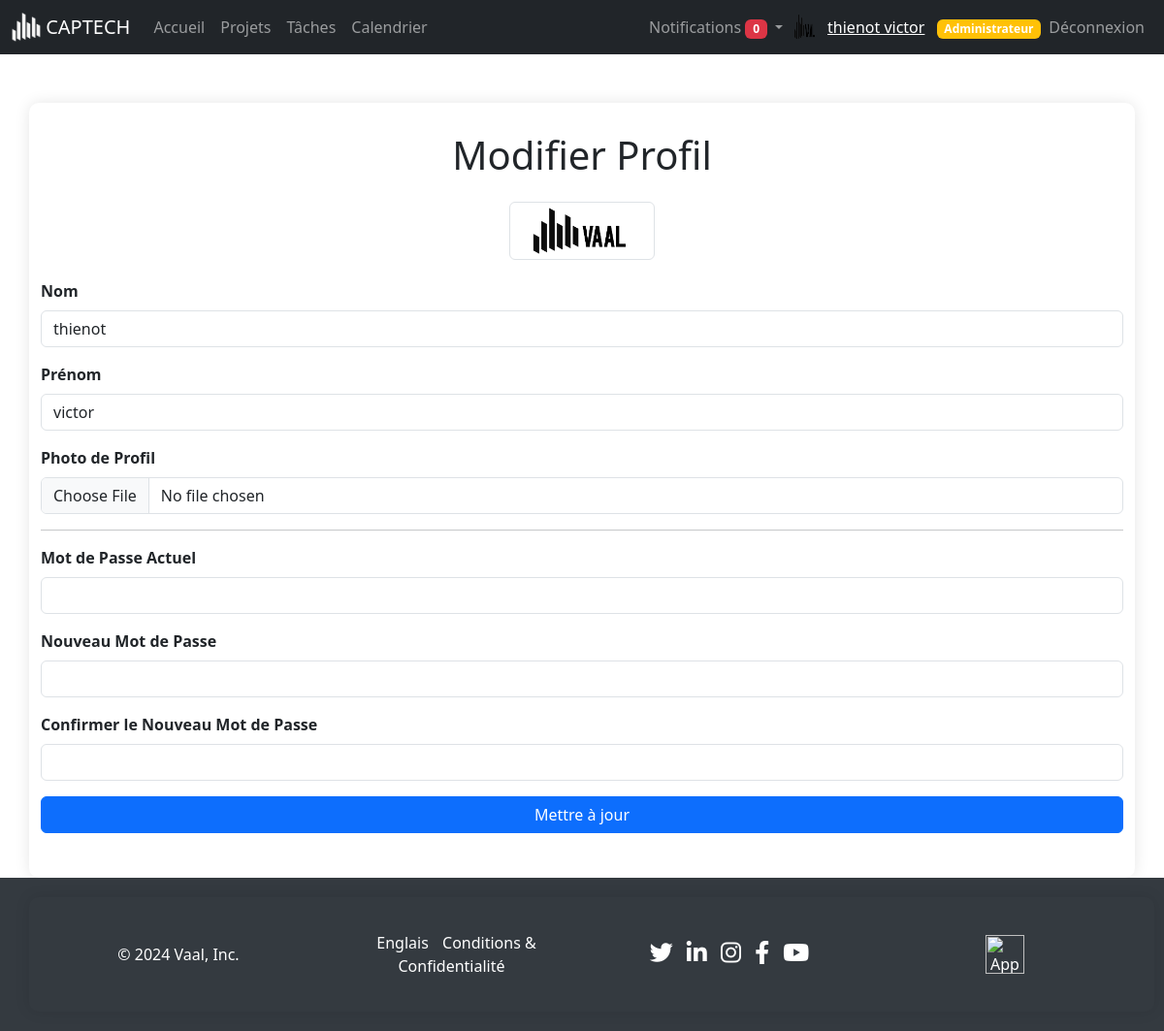
The app's page /views/auth/profiledit.php (signed in) with its own data.
### tables this page shows
CREATE TABLE `users` (
  `id` int(11) NOT NULL,
  `profile` varchar(255) NOT NULL,
  `nom` varchar(50) NOT NULL,
  `prenom` varchar(255) NOT NULL,
  `email` varchar(100) NOT NULL,
  `password` varchar(255) NOT NULL,
  `role` enum('member','manager','admin') DEFAULT 'member',
  `activation` enum('oui','non') NOT NULL DEFAULT 'non'
);

### views/auth/profiledit.php (the view, shortened to what this page needs)
<?php
include '../../includes/connect.php';
include '../../includes/navbar.php';
$user_id = $_SESSION['user_id'];
$stmt = $pdo->prepare("SELECT * FROM Users WHERE id = ?");
$stmt->execute([$user_id]);
$user = $stmt->fetch();
?>
<!DOCTYPE html>
<html lang="fr">
<head>
    <link href="https://cdn.jsdelivr.net/npm/bootstrap@5.3.3/dist/css/bootstrap.min.css" rel="stylesheet">
</head>
<body>
<div class="container">
    <h1 class="text-center mb-4">Modifier Profil</h1>
    <div class="text-center">
        <?php if ($user['profile']): ?>
            <img src="../../<?php echo htmlspecialchars($user['profile']); ?>" alt="Profile Image" class="profile-photo img-thumbnail">
        <?php endif; ?>
    </div>
    <form method="post" enctype="multipart/form-data">
        <div class="mb-3">
            <label for="nom" class="form-label">Nom</label>
            <input type="text" class="form-control" id="nom" name="nom" value="<?php echo htmlspecialchars($user['nom']); ?>" required>
        </div>
        <div class="mb-3">
            <label for="prenom" class="form-label">Prénom</label>
            <input type="text" class="form-control" id="prenom" name="prenom" value="<?php echo htmlspecialchars($user['prenom']); ?>" required>
        </div>
        <div class="mb-3">
            <label for="profile_image" class="form-label">Photo de Profil</label>
            <input type="file" class="form-control" id="profile_image" name="profile_image">
        </div>
        <hr>
        <div class="mb-3">
            <label for="current_password" class="form-label">Mot de Passe Actuel</label>
            <input type="password" class="form-control" id="current_password" name="current_password">
        </div>
        <div class="mb-3">
            <label for="new_password" class="form-label">Nouveau Mot de Passe</label>
            <input type="password" class="form-control" id="new_password" name="new_password">
        </div>
        <div class="mb-3">
            <label for="confirm_password" class="form-label">Confirmer le Nouveau Mot de Passe</label>
            <input type="password" class="form-control" id="confirm_password" name="confirm_password">
        </div>
        <button type="submit" class="btn btn-primary w-100">Mettre à jour</button>
    </form>
</div>
<?php include '../../includes/footer.php' ?>
</body>
</html>

### includes/navbar.php (shortened to what this page needs)
<?php
include $_SERVER['DOCUMENT_ROOT'].'/Project-Management-App/includes/connect.php';
$user_id = $_SESSION['user_id'];
$stmt = $pdo->prepare("SELECT * FROM users WHERE id = ?");
$stmt->execute([$user_id]);
$user = $stmt->fetch(PDO::FETCH_ASSOC);
$notificationsStmt = $pdo->prepare("SELECT * FROM notifications WHERE user_id = ? AND is_read = 0 ORDER BY created_at DESC");
$notificationsStmt->execute([$user_id]);
$notifications = $notificationsStmt->fetchAll();
$notificationCount = count($notifications);
$user_name = htmlspecialchars($user['nom'] . ' ' . $user['prenom']);
$profile_image = !empty($user['profile']) ? $user['profile'] : 'assets/images/default-profile.png';
$user_role = $user['role'];
?>
<nav class="navbar navbar-expand-lg navbar-dark bg-dark">
    <div class="container-fluid">
        <a class="navbar-brand" href="/Project-Management-App/index.php">
            <img src="/Project-Management-App/assets/images/logo_white.png" alt="Logo" width="30" height="30" class="d-inline-block align-top">
            CAPTECH
        </a>
        <div class="collapse navbar-collapse" id="navbarNav">
            <ul class="navbar-nav me-auto mb-2 mb-lg-0">
                <li class="nav-item">
                    <a class="nav-link" href="/Project-Management-App/dashboard.php">Accueil</a>
                </li>
                <li class="nav-item">
                    <a class="nav-link" href="/Project-Management-App/views/projects/view.php">Projets</a>
                </li>
                <li class="nav-item">
                    <a class="nav-link" href="/Project-Management-App/views/tasks/view.php">Tâches</a>
                </li>
                <li class="nav-item">
                    <a class="nav-link" href="/Project-Management-App/views/calendar/view.php">Calendrier</a>
                </li>
            </ul>
            <ul class="navbar-nav ms-auto mb-2 mb-lg-0 align-items-center">
                <li class="nav-item dropdown">
                    <a class="nav-link dropdown-toggle" href="#" id="notificationsDropdown" role="button" data-bs-toggle="dropdown" aria-expanded="false">
                        Notifications <span class="badge bg-danger"><?php echo $notificationCount; ?></span>
                    </a>
                </li>
                <li class="nav-item d-flex align-items-center">
                    <img src="/Project-Management-App/<?php echo htmlspecialchars($profile_image); ?>" alt="Profile Image" width="30" height="30" class="rounded-circle me-2">
                    <span class="navbar-text">
                        <a href="/Project-Management-App/views/auth/profile.php"><?php echo $user_name; ?></a>
                        <?php if ($user_role === 'admin'): ?>
                            <span class="badge bg-warning text-dark ms-2"><a href="../Project-Management-App/dashboard_admin.php" style="text-decoration: none;">Administrateur</a></span>
                        <?php endif; ?>
                    </span>
                </li>
                <li class="nav-item">
                    <a class="nav-link" href="/Project-Management-App/includes/logout.php">Déconnexion</a>
                </li>
            </ul>
        </div>
    </div>
</nav>

### views/auth/profiledit.php (style rules this page uses)
.container { max-width: 600px; margin-top: 50px; padding: 30px; border-radius: 10px; box-shadow: 0 0 15px rgba(0, 0, 0, 0.1); }
.profile-photo { border-radius: 50%; width: 150px; height: 150px; object-fit: cover; margin-bottom: 20px; }
.form-label { font-weight: bold; }
.btn-primary { background-color: #007bff; border-color: #007bff; }

### includes/footer.php (style rules this page uses)
body { display: flex; flex-direction: column; min-height: 100vh; margin: 0; }

### records on screen
users: profile (picture), user_name "thienot victor", nom "thienot", prenom "victor"

### other values on screen
$notificationCount "0"
